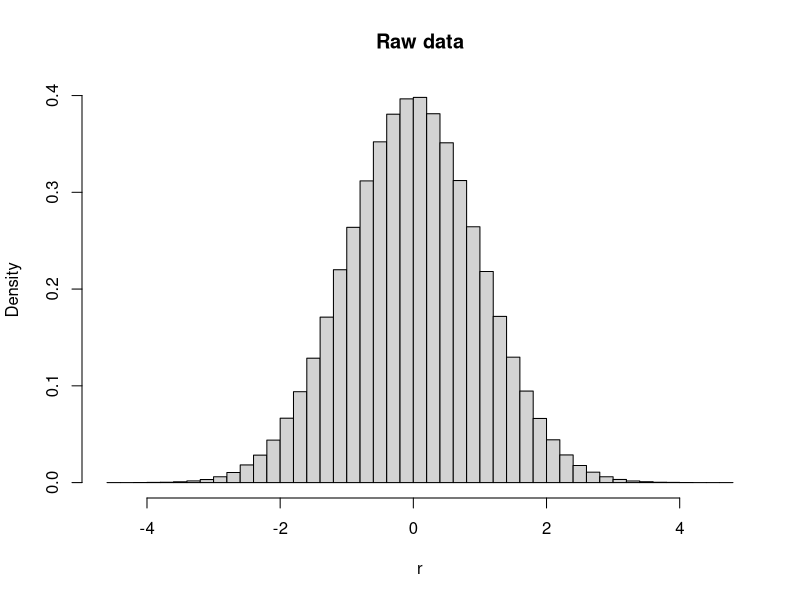
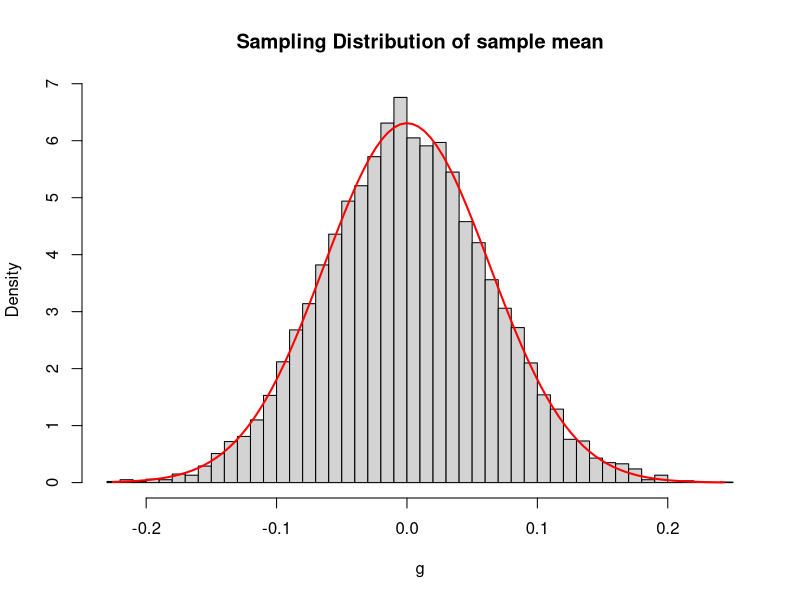

The R script that drew these images, in order:
# My favorite sandwich is a BLT. 
# My favorite Theroem is the CLT

rm(list = ls()) # clear memory

set.seed(22092008) # set random number generator seed

N<-1000000 # population size (this is truth we will smaple from)

n <- 250 # sample size (size of smaple we will draw for calculation of sample mean)
numloop <- 10000 # number of draws (we are gods! We can do this as many times as we wish!)

# Placeholder
g <- integer(numloop) # vector to hold sample mean for each iteration

# # VERSION 1: For normally distributed data
 sig2 <- 1 # variance for population
 mu <- 0 # mean of population
 r <- rnorm(N, mean=mu,sd=sqrt(sig2))

# For uniformly distributed data
# ub <- 10
# lb <- -10
# r <- runif(N, min = lb, max = ub)
# sig2 <- (lb-ub)^2/12 # variance for uniform (SCIENCE!)

# Plot population
hist(r,prob=TRUE,breaks = 50,main = "Raw data")
readline(prompt="Press [enter] to continue")

# Draw `numloop' samples of size n and calculate mean each time. 

for(i in 1:numloop) {
  tmp <-sample(r, n, replace = FALSE, prob = NULL)
  g[i] <- mean(tmp)
}

# Calculate minimum and maximum of sample means (cleaner plot)
a <-min(g)
b <-max(g)


# Make histogram of sample means with 50 bins
hist(g,prob=TRUE,breaks = 50,main = "Sampling Distribution of sample mean")

# Overlay normal distribution with predicted mean and variance
curve(dnorm(x,mean=0,sd=sqrt(sig2/n)),a,b,add=TRUE,lwd=2,col="red")




# Now let's turn R into a calculator to calculate critical values and p-values. 

# If you want to look up critical values based on a certain amount of probability mass in the tail for a normal pdf, use qnorm.
qnorm(0.025)

# This looks up the critical value on a normal pdf, with 0.025 probability mass to the left of it. If you are looking for the upper tail, just do.....
qnorm(0.975)

#If you have a critical value and want to look up the probability mass, you do.....
pnorm(-1.96)
# This gives you the probability mass to the left of -1.96 z-scores. If you want to calculate the area to the right, make sure you do this as follows (for esample area to the right of 1.645)
1-pnorm(1.645)

# Cool. What about t-distributions?
# Well, you need one more parameter. The degrees of freedom.
# So if you want the area in the tail to the left of a t of -2.23 with 23 degrees of freedom, you do....
pt(-2.23,23)

# or if you want to figure out what the critical value for a certain alpha is given the degrees of freedom you have.....
qt(0.05,23)

# Now chuck your t and normal tables forever!!!!

### Challenge: Can you break the CLT? Come up with a population where the sample mean does not have the predicted distribution?